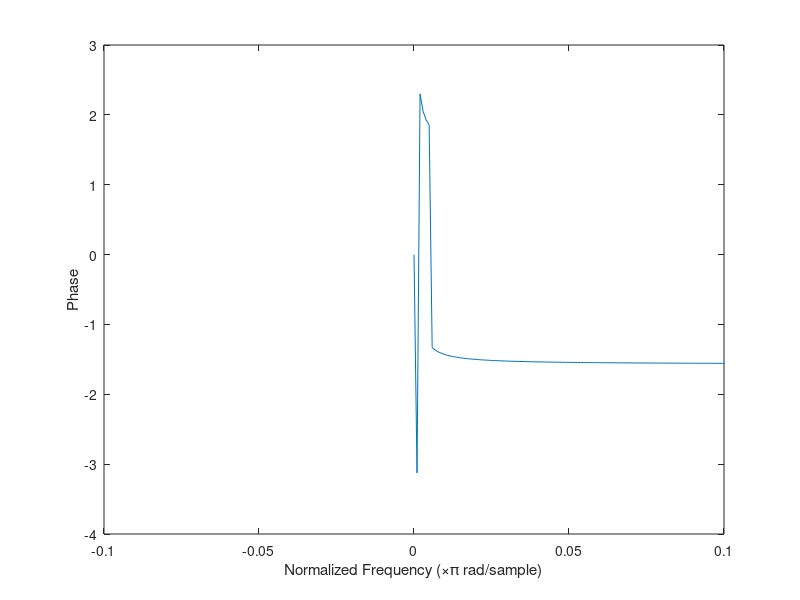
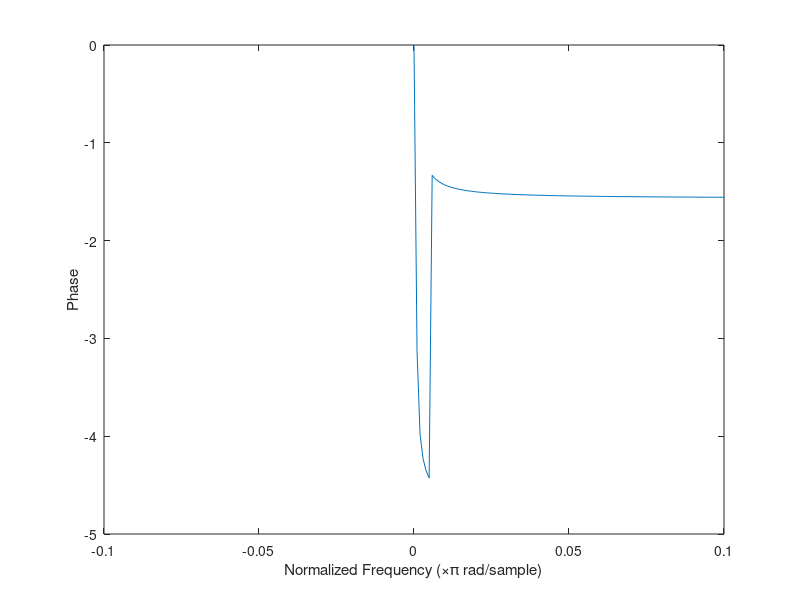

Write MATLAB code to recreate these figures, in order.
clc;clear all;close all;
fs=360;
Wp=0.1/(fs/2);
Ws=0.9/(fs/2);
Rp=1;
Rs=60;
[n,Ws]=cheb2ord(Wp,Ws,Rp,Rs,'s')
[b,a]=cheby2(n,Rs,Ws)
[H,w]=freqz(b,a,1024);
theta=angle(H);
thetauw=unwrap(theta);
figure(1)
plot(w/pi,theta)
xlabel('Normalized Frequency (\times\pi rad/sample)')
ylabel('Phase')
xlim([-0.1 0.1])
figure(2)
plot(w/pi,thetauw)
xlim([-0.1 0.1])
xlabel('Normalized Frequency (\times\pi rad/sample)')
ylabel('Phase')
%%%
